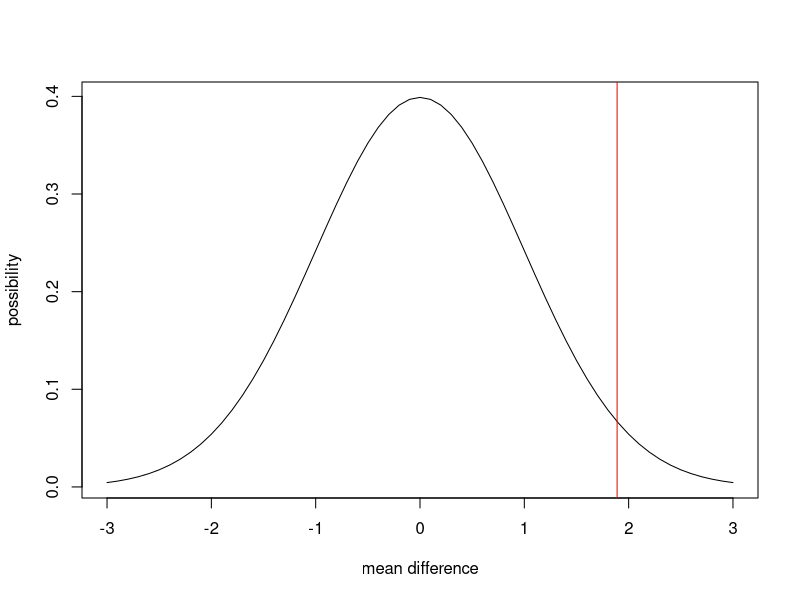
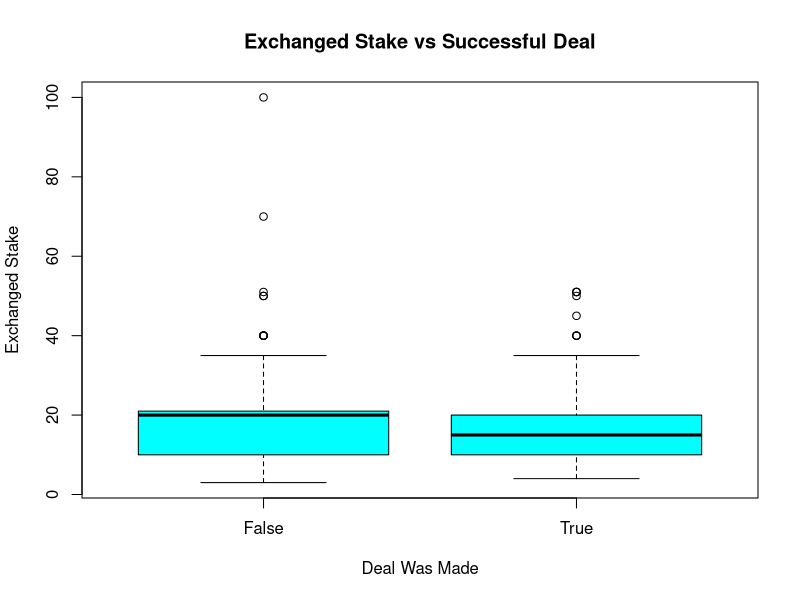
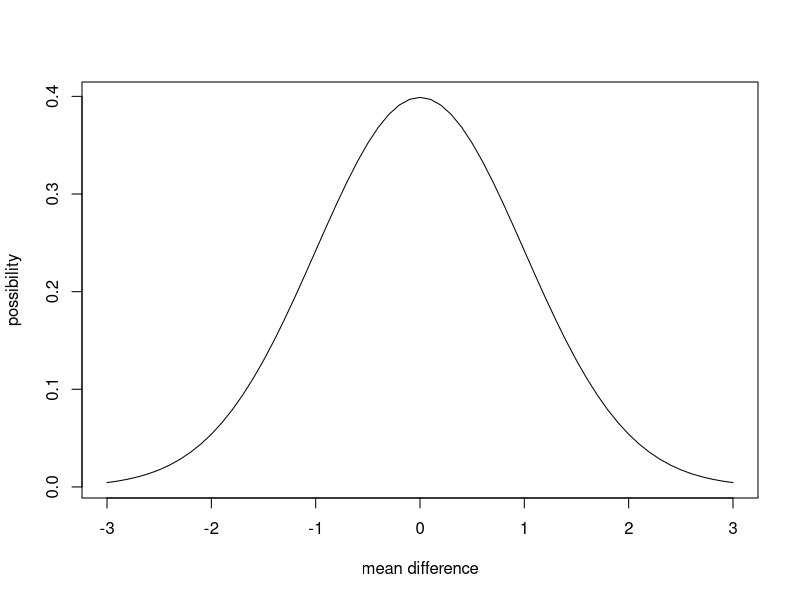
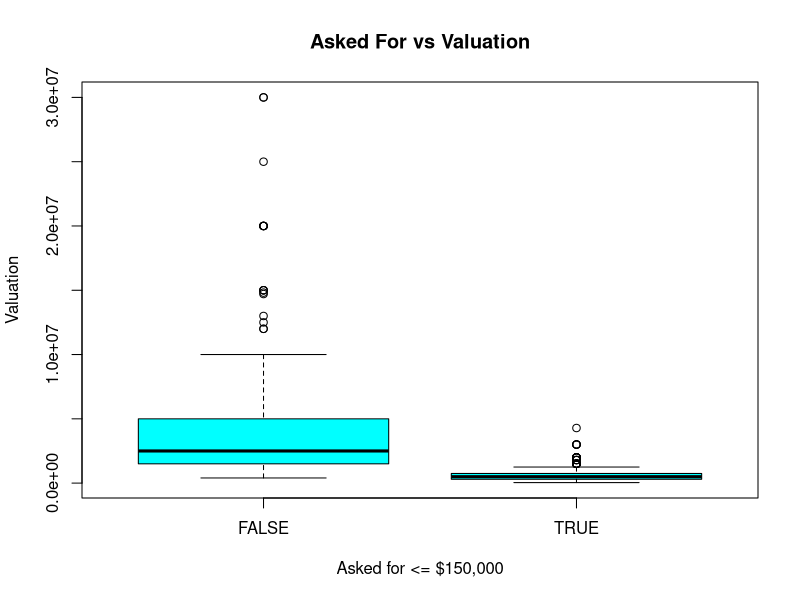

These charts were generated, in order, by the following R code:
# Ryan Coslove rmc326
# HW7 - Data Driven Blog

shark <- read.csv("Shark_Tank_Companies.csv")

# Successful deals have a higher mean exchange for stake than unsuccessful deals

#data clean and subset, either
Deal.data <- subset(shark, shark$deal == "True")
NoDeal.data <- subset(shark, shark$deal == "False")

#Stake
Deal.Stake <- Deal.data$exchangeForStake
NoDeal.Stake <- NoDeal.data$exchangeForStake

# standard deviation of two samples.
sd.Deal <- sd(Deal.Stake)
sd.NoDeal <- sd(NoDeal.Stake)

#length of Deal and NoDeal
len_Deal <- length(Deal.Stake)
len_NoDeal <- length(NoDeal.Stake)

#standard deviation of difference
sd.Deal.NoDeal <- sqrt(sd.Deal^2/len_Deal + sd.NoDeal^2/len_NoDeal)

#means of two samples
mean.Deal <- mean(Deal.Stake)
mean.NoDeal <- mean(NoDeal.Stake)

#z score
zeta <- (mean.NoDeal - mean.Deal)/sd.Deal.NoDeal

#plot red line
plot(x=seq(from = -3, to= 3, by=0.1),y=dnorm(seq(from = -3, to= 3, by=0.1),
          mean=0), type='l', xlab = 'mean difference', ylab='possibility')

abline(v=zeta, col='red')

#get p
p = 1-pnorm(zeta)
# p = 0.0294

t <- table(shark$deal)

boxplot(shark$exchangeForStake ~ shark$deal, xlab = "Deal Was Made", ylab = 
          "Exchanged Stake", main = "Exchanged Stake vs Successful Deal",
        col = "cyan")

#----------------------------------------#

# Valuations are higher for companies that asked for less than or equal to 
#$150,000 than valuations for companies that asked for more than $150,0000

#data clean and subset, either
Less.data <- subset(shark, shark$askedFor <= 150000)
More.data <- subset(shark, shark$askedFor > 150000)

#Valuation
Less.valuation <- Less.data$valuation
More.valuation <- More.data$valuation

# standard deviation of two samples.
sd.Less <- sd(Less.valuation)
sd.More <- sd(More.valuation)

#length of Deal and NoDeal
len_Less <- length(Less.valuation)
len_More <- length(More.valuation)

#standard deviation of difference
sd.Less.More <- sqrt(sd.Less^2/len_Less + sd.More^2/len_More)

#means of two samples
mean.Less <- mean(Less.valuation)
mean.More <- mean(More.valuation)

#z score
zeta <- (mean.More - mean.Less)/sd.Less.More

#plot red line
plot(x=seq(from = -3, to= 3, by=0.1),y=dnorm(seq(from = -3, to= 3, by=0.1),
              mean=0), type='l', xlab = 'mean difference', ylab='possibility')

abline(v=zeta, col='red')

#get p
p = 1-pnorm(zeta)
# p = 0.0000

boxplot(shark$valuation ~ (shark$askedFor <= 150000), 
        xlab = "Asked for <= $150,000", ylab = 
          "Valuation", main = "Asked For vs Valuation", col = "cyan")
